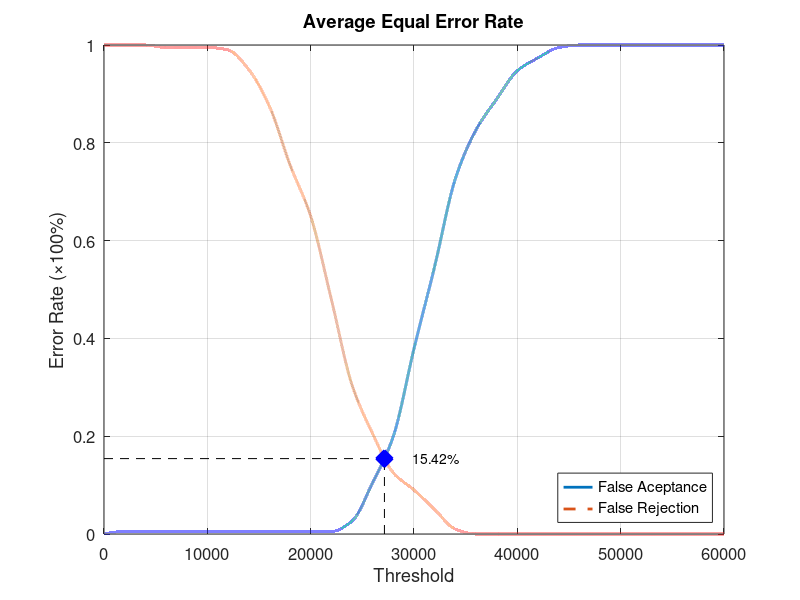
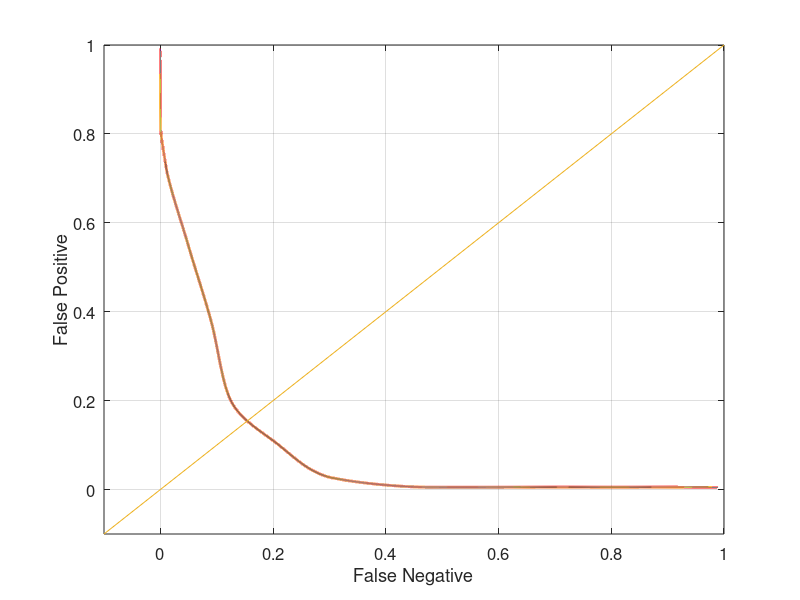

Write MATLAB code to recreate these figures, in order.
function yEER = Database2_1
close all;
clear;
clc;
x = 0:2000:60000;
xq = 0:0.5:60000;

y0 = [0 0.00526316 0.00526316 0.00526316 0.00526316 0.00526316 0.00526316 0.00526316 0.00526316 0.00526316 0.00526316 0.00526316 0.0263158 0.105263 0.2 0.378947 0.547368 0.726316 0.826316 0.889474 0.947368 0.973684 0.994737 1 1 1 1 1 1 1 1];
yy0 = interp1(x, y0, xq, 'pchip');
y1 = [1 1 1 0.995 0.995 0.995 0.99 0.95 0.875 0.755 0.65 0.48 0.305 0.205 0.125 0.09 0.05 0.01 0 0 0 0 0 0 0 0 0 0 0 0 0];
yy1 = interp1(x, y1, xq, 'pchip');

% Calculating EER: 
y2 = abs(y0 - y1);
find(y2 == min(y2))
yy2 = abs(yy0 - yy1);
xEER = find(yy2 == min(yy2));
xEERIndex = xq(xEER) % X-axis EER
yEER = yy0(xEER) % Y-axis EER

main = figure
plot(xq, yy0,'-','LineWidth', 2);	hold on
plot(xq, yy1,'--','LineWidth', 2);	hold on
plot([xEERIndex xEERIndex], [0 yEER], 'k--');	hold on
plot([0 xEERIndex], [yEER yEER], 'k--');	hold on
plot(xEERIndex, yEER, 'bx', 'LineWidth', 10);	hold on
text(xEERIndex + 10 * xEERIndex / 100, yEER, [num2str(round((10000 * yEER)) / 100) '%'])
legend('False Aceptance', 'False Rejection', 'Location', 'SouthEast')
xlabel('Threshold')
ylabel('Error Rate (\times100%)')
title('Average Equal Error Rate')
set(gca, 'FontSize', 12)
axis([0 60000 0 1])
grid on

print(main, 'Database2_1Main', '-dpng');
FNRxFPR = figure('Color', [1 1 1]);
plot(yy1, yy0, '-', yy1, yy0, 'LineWidth', 2);
hold on
y = -0.1:0.1:1
plot(y, y); 
set(gca, 'FontSize', 12)
xlabel('False Negative')
ylabel('False Positive')
axis([-0.1 1 -0.1 1])
set(gca, 'FontSize', 12)
grid on

print(FNRxFPR, 'Database2_1FNRxFPR','-dpng');
end
